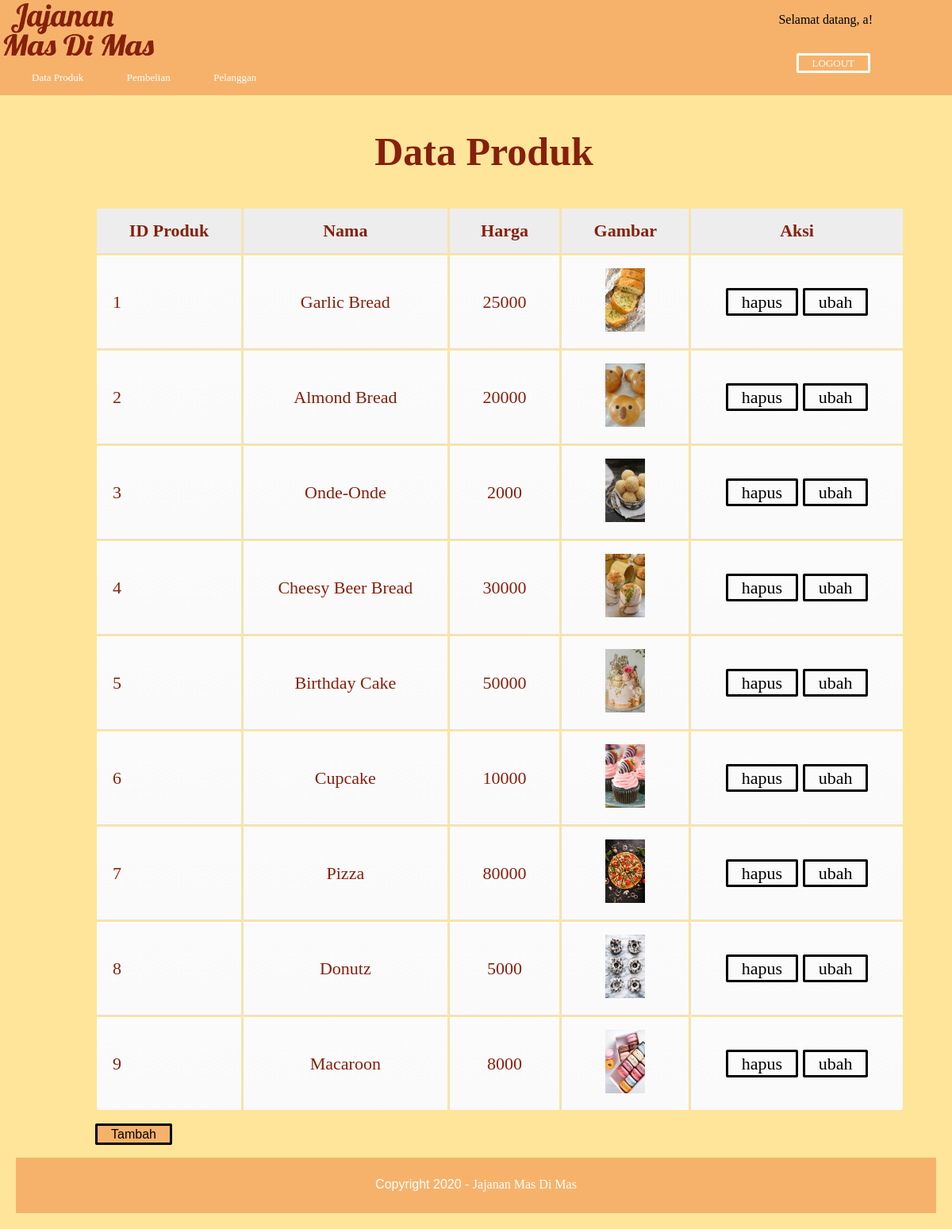
/dataproduk.php (signed in), run on the app's committed database.
### tables this page shows
CREATE TABLE `produk` (
  `id_produk` int(10) NOT NULL,
  `nama` varchar(100) NOT NULL,
  `harga` int(10) NOT NULL,
  `gambar` varchar(200) NOT NULL,
  `deskripsi` text NOT NULL
);

### dataproduk.php (the view, shortened to what this page needs)
<!DOCTYPE html>
<html>
<head>
	<link rel='stylesheet' href='css/admin.css'>
</head>
<body>
	<div class='header'>
		<a href="admin.php" class="custom-logo-link" rel="home" aria-current="page"><img width="200" height="80px" src="gambar/logo.png" class="custom-logo"/></a>
		<div class="menu-header-1">
			<div class="a">
				<ul>
					<p>Selamat datang, <?php echo $_SESSION['username']; ?>!</p>
					<li><a href="logout.php">LOGOUT</a></li>
				</ul>
			</div>
			<div class="c">
			</div>
		</div>
		<div class="menu-header-2">
		</div>
	</div>
	<div class="header-2">
		<div class="menu-header-2">
			<ul>
				<li><a href="dataproduk.php">Data Produk</a></li>
				<li><a href="pembelian.php">Pembelian</a></li>
				<li><a href="pelanggan.php">Pelanggan</a></li>
			</ul>
		</div>
	</div>
	<div class='gambar'>
		<h2> Data Produk </h2>
		<table class="table">
			<thead>
				<tr>
					<th>ID Produk</th>
					<th>Nama</th>
					<th>Harga</th>
					<th>Gambar</th>
					<th>Aksi</th>
				</tr>
			</thead>
			<tbody>
				<?php
				include 'konek.php';
				$ambil=$con->query("SELECT * FROM produk"); ?>
				<?php while($pecah = $ambil->fetch_assoc()){ ?>
					<tr>
						<td><?php echo $pecah['id_produk'];?></td>
						<td><?php echo $pecah['nama'];?></td>
						<td><?php echo $pecah['harga'];?></td>
						<td>
							<img src="gambar/<?php echo $pecah['gambar'];?>"width="50" height="80">
						</td>
						<td>
							<a href="admin.php?halaman=hapusproduk&id=<?php echo $pecah['id_produk'];?>" class="btn">hapus</a>
							<a href="admin.php?halaman=ubahproduk&id=<?php echo $pecah['id_produk'];?>" class="btn">ubah</a>
						</td>
					</tr>
				<?php } ?>
			</tbody>
		</table>
	</div>
	<div class='tambah'>
		<a href="admin.php?halaman=tambahproduk">Tambah</a>
	</div>
	<div class='footer'>
		<p>Copyright 2020 - <a href=''>Jajanan Mas Di Mas</a></p>
	</div>
</body>
</html>

### css/admin.css (style rules this page uses)
body { background-color: #FFE599; margin: 0; font-family: sans-serif; }
.header { width: 100%; height: 60px; background-color: #F6B26B; }
.menu-header-1 { float: right; height: 60px; width: 40%; border-left: 0px solid; text-align: right; font-family: signika; }
.menu-header-1 .a { border-left: 0px solid; width: 44%; float: right; height: 60px; margin-right: 100px; }
.menu-header-1 .a ul a { font-size: 13px; font-family: Arial Black; font-style: bold; text-decoration: none; color: white; }
.menu-header-1 .a ul li { display: inline-block; position: relative; margin-top: 20px; margin-right: 3px; }
.menu-header-1 .a ul li a { color: white; text-decoration: none; border: 3px solid; border-radius: 2px; padding: 2px 17px 2px 17px; transition: 0.5s ease; }
.menu-header-1 .c { margin-top: 20px; width: 34%; float: right; height: 60px; text-align: center; }
.menu-header-2 { float: right; height: 60px; width: 40%; }
.header-2 { width: 100%; height: 60px; background-color: #F6B26B; }
.header-2 .menu-header-2 { margin-left: 4%; width: 100%; height: 43px; }
.menu-header-2 ul li { display: inline-block; position: relative; list-style-type: none; margin-right: 50px; margin-top: 12px; }
.menu-header-2 ul li a { font-size: 13px; font-family: Arial Black; font-style: bold; text-decoration: none; color: white; }
.gambar { width: 90%; display: grid; grid-template-columns: 1fr; margin:auto; }
.gambar h2 { margin-left: 20px; font-family: Brush Script MT; color: #85200c; font-size: 50px; text-align: center; position: relative; }
.table { margin-left: 60px; font-size: 22px; font-family: times; color: #85200c; position: relative; }
table th { padding: 15px 35px; border-left:1px solid #e0e0e0; border-bottom: 1px solid #e0e0e0; background: #ededed; }
table th:first-child { border-left:none; }
table tr { text-align: center; padding-left: 20px; }
table td:first-child { text-align: left; padding-left: 20px; border-left: 0; }
table td { padding: 15px 35px; border-top: 1px solid #ffffff; border-bottom: 1px solid #e0e0e0; border-left: 1px solid #e0e0e0; background: #fafafa; background: -webkit-gradient(linear, left top, left bottom, from(#fbfbfb), to(#fafafa)); background: -moz-linear-gradient(top, #fbfbfb, #fafafa); }
table tr:last-child td { border-bottom: 0; }
table tr:last-child td:first-child { -moz-border-radius-bottomleft: 3px; -webkit-border-bottom-left-radius: 3px; border-bottom-left-radius: 3px; }
table tr:last-child td:last-child { -moz-border-radius-bottomright: 3px; -webkit-border-bottom-right-radius: 3px; border-bottom-right-radius: 3px; }
.table tbody a { color: black; text-decoration: none; border: 3px solid; border-radius: 2px; padding: 2px 17px 2px 17px; transition: 0.5s ease; }
.tambah { margin-top: 20px; margin-left: 120px; }
.tambah a { color: black; background-color: #F6B26B; text-decoration: none; border: 3px solid; border-radius: 2px; padding: 2px 17px 2px 17px; transition: 0.5s ease; }
.footer { text-align: center; margin: 20px; color: white; background: #F6B26B; height: 70px; }
.footer p { padding-top:25px; }
.footer a { text-decoration: none; color: white; font-style: bold; font-family: signika; }

### data on the page
produk: id_produk "1", nama "Garlic Bread", harga "25000", gambar (picture)
produk: id_produk "2", nama "Almond Bread", harga "20000", gambar (picture)
produk: id_produk "3", nama "Onde-Onde", harga "2000", gambar (picture)
produk: id_produk "4", nama "Cheesy Beer Bread", harga "30000", gambar (picture)
produk: id_produk "5", nama "Birthday Cake", harga "50000", gambar (picture)
produk: id_produk "6", nama "Cupcake", harga "10000", gambar (picture)
produk: id_produk "7", nama "Pizza", harga "80000", gambar (picture)
produk: id_produk "8", nama "Donutz", harga "5000", gambar (picture)
produk: id_produk "9", nama "Macaroon", harga "8000", gambar (picture)

### other printed values
$_SESSION['username'] "a"
